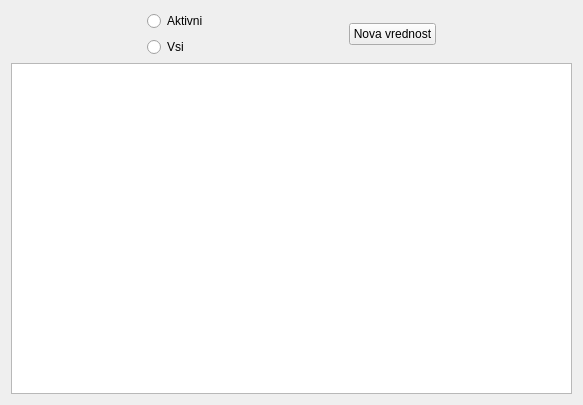
<?xml version="1.0" encoding="UTF-8"?>
<ui version="4.0">
 <class>wid_ddv</class>
 <widget class="QWidget" name="wid_ddv">
  <property name="windowModality">
   <enum>Qt::NonModal</enum>
  </property>
  <property name="geometry">
   <rect>
    <x>0</x>
    <y>0</y>
    <width>583</width>
    <height>405</height>
   </rect>
  </property>
  <property name="windowTitle">
   <string>Form</string>
  </property>
  <layout class="QVBoxLayout" name="verticalLayout_3">
   <item>
    <layout class="QHBoxLayout" name="horizontalLayout">
     <item>
      <spacer name="horizontalSpacer_2">
       <property name="orientation">
        <enum>Qt::Horizontal</enum>
       </property>
       <property name="sizeHint" stdset="0">
        <size>
         <width>40</width>
         <height>20</height>
        </size>
       </property>
      </spacer>
     </item>
     <item>
      <layout class="QVBoxLayout" name="verticalLayout_2">
       <item>
        <widget class="QRadioButton" name="rb_aktivni">
         <property name="text">
          <string>Aktivni</string>
         </property>
        </widget>
       </item>
       <item>
        <widget class="QRadioButton" name="rb_vsi">
         <property name="text">
          <string>Vsi</string>
         </property>
        </widget>
       </item>
      </layout>
     </item>
     <item>
      <spacer name="horizontalSpacer">
       <property name="orientation">
        <enum>Qt::Horizontal</enum>
       </property>
       <property name="sizeHint" stdset="0">
        <size>
         <width>40</width>
         <height>20</height>
        </size>
       </property>
      </spacer>
     </item>
     <item>
      <layout class="QVBoxLayout" name="verticalLayout">
       <item>
        <widget class="QPushButton" name="btn_nov">
         <property name="text">
          <string>Nova vrednost</string>
         </property>
        </widget>
       </item>
      </layout>
     </item>
     <item>
      <spacer name="horizontalSpacer_3">
       <property name="orientation">
        <enum>Qt::Horizontal</enum>
       </property>
       <property name="sizeHint" stdset="0">
        <size>
         <width>40</width>
         <height>20</height>
        </size>
       </property>
      </spacer>
     </item>
    </layout>
   </item>
   <item>
    <widget class="QTableWidget" name="tbl_ddv">
     <property name="editTriggers">
      <set>QAbstractItemView::DoubleClicked</set>
     </property>
     <property name="dragDropOverwriteMode">
      <bool>false</bool>
     </property>
     <property name="selectionMode">
      <enum>QAbstractItemView::SingleSelection</enum>
     </property>
     <property name="selectionBehavior">
      <enum>QAbstractItemView::SelectRows</enum>
     </property>
     <property name="sortingEnabled">
      <bool>true</bool>
     </property>
    </widget>
   </item>
  </layout>
 </widget>
 <resources/>
 <connections/>
</ui>
